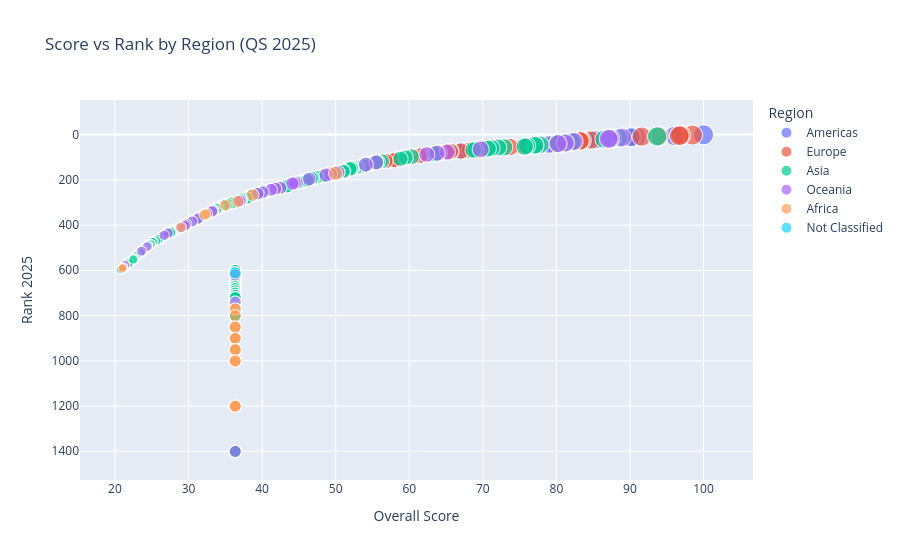

The code cell stored with this chart in its notebook:
### Markdown cell above
### Q14. Multi-variable Visualization

### Code cell
mv_df = df[['Institution_Name', 'Overall_Score', 'RANK_2025', 'Region']].dropna()
fig = px.scatter(
    mv_df, x='Overall_Score', y='RANK_2025',
    color='Region', size='Overall_Score',
    hover_name='Institution_Name',
    title='Score vs Rank by Region (QS 2025)',
    labels={'RANK_2025': 'Rank 2025', 'Overall_Score': 'Overall Score'},
    size_max=20
)
fig.update_yaxes(autorange='reversed')
fig.show()

### Figure 1 — Plotly figure (JSON) as saved in the notebook; plotly's stock layout.template omitted (floating-point values rounded to 4 significant figures; data arrays with more than 128 entries replaced by an {"elided": "..."} marker saying what was removed)
{"data": [{"hovertemplate": "<b>%{hovertext}</b><br><br>Region=Americas<br>Overall Score=%{marker.size}<br>Rank 2025=%{y}<extra></extra>", "hovertext": {"elided": "418 str values"}, "legendgroup": "Americas", "marker": {"color": "#636efa", "size": {"elided": "418 float values"}, "sizemode": "area", "sizeref": 0.25, "symbol": "circle"}, "mode": "markers", "name": "Americas", "showlegend": true, "type": "scattergl", "x": {"elided": "418 float values"}, "xaxis": "x", "y": {"elided": "418 int values"}, "yaxis": "y"}, {"hovertemplate": "<b>%{hovertext}</b><br><br>Region=Europe<br>Overall Score=%{marker.size}<br>Rank 2025=%{y}<extra></extra>", "hovertext": {"elided": "497 str values"}, "legendgroup": "Europe", "marker": {"color": "#EF553B", "size": {"elided": "497 float values"}, "sizemode": "area", "sizeref": 0.25, "symbol": "circle"}, "mode": "markers", "name": "Europe", "showlegend": true, "type": "scattergl", "x": {"elided": "497 float values"}, "xaxis": "x", "y": {"elided": "497 int values"}, "yaxis": "y"}, {"hovertemplate": "<b>%{hovertext}</b><br><br>Region=Asia<br>Overall Score=%{marker.size}<br>Rank 2025=%{y}<extra></extra>", "hovertext": {"elided": "501 str values"}, "legendgroup": "Asia", "marker": {"color": "#00cc96", "size": {"elided": "501 float values"}, "sizemode": "area", "sizeref": 0.25, "symbol": "circle"}, "mode": "markers", "name": "Asia", "showlegend": true, "type": "scattergl", "x": {"elided": "501 float values"}, "xaxis": "x", "y": {"elided": "501 int values"}, "yaxis": "y"}, {"hovertemplate": "<b>%{hovertext}</b><br><br>Region=Oceania<br>Overall Score=%{marker.size}<br>Rank 2025=%{y}<extra></extra>", "hovertext": ["The University of Melbourne", "The University of Sydney", "The University of New South Wales (UNSW Sydney)", "The Australian National University", "Monash University", "The University of Queensland", "The University of Auckland", "The University of Western Australia", "The University of Adelaide", "University of Technology Sydney", "RMIT University", "Macquarie University", "University of Wollongong", "Curtin University", "The University of Newcastle, Australia (UON)", "Deakin University", "Queensland University of Technology (QUT)", "University of Otago", "La Trobe University", "University of Waikato", "Massey University", "Victoria University of Wellington", "Griffith University", "University of Canterbury | Te Whare Wananga o Waitaha", "Swinburne University of Technology", "University of Tasmania", "Flinders University", "University of South Australia", "Lincoln University ", " Western Sydney University", "University of Southern Queensland ", "University of Canberra ", "Auckland University of Technology (AUT)", "Murdoch University", "James Cook University", "Central Queensland University (CQUniversity Australia)", "Edith Cowan University ", "Southern Cross University ", "Bond University", "Charles Darwin University ", "Victoria University ", "Charles Sturt University ", "Australian Catholic University", "University of New England Australia", "University of the Sunshine Coast ", "The University of Notre Dame, Australia"], "legendgroup": "Oceania", "marker": {"color": "#ab63fa", "size": [88.9, 87.3, 87.1, 82.4, 81.2, 80.2, 69.7, 65.2, 63.8, 62.4, 55.5, 54.1, 50.3, 49.3, 48.7, 46.4, 44.7, 44.4, 44.1, 42.5, 41.8, 41.2, 40.1, 39.4, 37.1, 37.0, 33.3, 33.2, 31.3, 30.5, 29.7, 29.5, 28.9, 27.2, 26.7, 24.4, 23.6, 21.4, 21.1, 36.35, 36.35, 36.35, 36.35, 36.35, 36.35, 36.35], "sizemode": "area", "sizeref": 0.25, "symbol": "circle"}, "mode": "markers", "name": "Oceania", "showlegend": true, "type": "scattergl", "x": [88.9, 87.3, 87.1, 82.4, 81.2, 80.2, 69.7, 65.2, 63.8, 62.4, 55.5, 54.1, 50.3, 49.3, 48.7, 46.4, 44.7, 44.4, 44.1, 42.5, 41.8, 41.2, 40.1, 39.4, 37.1, 37.0, 33.3, 33.2, 31.3, 30.5, 29.7, 29.5, 28.9, 27.2, 26.7, 24.4, 23.6, 21.4, 21.1, 36.35, 36.35, 36.35, 36.35, 36.35, 36.35, 36.35], "xaxis": "x", "y": [13, 18, 19, 30, 37, 40, 65, 77, 82, 88, 123, 133, 167, 174, 179, 197, 213, 214, 217, 235, 239, 244, 255, 261, 291, 293, 336, 340, 371, 384, 396, 403, 412, 436, 445, 495, 516, 576, 587, 621, 741, 851, 901, 1001, 1001, 1401], "yaxis": "y"}, {"hovertemplate": "<b>%{hovertext}</b><br><br>Region=Africa<br>Overall Score=%{marker.size}<br>Rank 2025=%{y}<extra></extra>", "hovertext": ["University of Cape Town", "University of Witwatersrand", "Stellenbosch University", "University of Johannesburg", "Cairo University", "University of Pretoria", "The American University in Cairo", "University of Kwazulu-Natal", "Ain Shams University ", "Addis Ababa University", "Université de Tunis El Manar", "Alexandria University ", "North-West University", "University of Ghana", "University of South Africa", "Future University in Egypt", "Makerere University", "University of Nairobi", "Mansoura University", "Rhodes University ", "University of the Western Cape", "Al-Azhar University", "Arab Academy for Science, Technology and Maritime Transport", "Assiut University ", "Université de Sfax", "Université de Sousse", "Université de Tunis", "Université Mohammed V de Rabat", "University of Ibadan", "University of Khartoum", "University of Lagos", "University of the Free State", "British University in Egypt", "German University in Cairo", "Helwan University ", "Kenyatta University", "Kwame Nkrumah University of Science and Technology", "Suez Canal University", "Tanta University ", "Zagazig University"], "legendgroup": "Africa", "marker": {"color": "#FFA15A", "size": [50.0, 38.7, 36.7, 35.0, 32.5, 32.2, 29.0, 21.1, 21.0, 36.35, 36.35, 36.35, 36.35, 36.35, 36.35, 36.35, 36.35, 36.35, 36.35, 36.35, 36.35, 36.35, 36.35, 36.35, 36.35, 36.35, 36.35, 36.35, 36.35, 36.35, 36.35, 36.35, 36.35, 36.35, 36.35, 36.35, 36.35, 36.35, 36.35, 36.35], "sizemode": "area", "sizeref": 0.25, "symbol": "circle"}, "mode": "markers", "name": "Africa", "showlegend": true, "type": "scattergl", "x": [50.0, 38.7, 36.7, 35.0, 32.5, 32.2, 29.0, 21.1, 21.0, 36.35, 36.35, 36.35, 36.35, 36.35, 36.35, 36.35, 36.35, 36.35, 36.35, 36.35, 36.35, 36.35, 36.35, 36.35, 36.35, 36.35, 36.35, 36.35, 36.35, 36.35, 36.35, 36.35, 36.35, 36.35, 36.35, 36.35, 36.35, 36.35, 36.35, 36.35], "xaxis": "x", "y": [171, 267, 296, 312, 350, 354, 410, 587, 592, 771, 771, 801, 851, 851, 851, 901, 901, 901, 951, 951, 951, 1001, 1001, 1001, 1001, 1001, 1001, 1001, 1001, 1001, 1001, 1001, 1201, 1201, 1201, 1201, 1201, 1201, 1201, 1201], "yaxis": "y"}, {"hovertemplate": "<b>%{hovertext}</b><br><br>Region=Not Classified<br>Overall Score=%{marker.size}<br>Rank 2025=%{y}<extra></extra>", "hovertext": ["Eastern Mediterranean University"], "legendgroup": "Not Classified", "marker": {"color": "#19d3f3", "size": [36.35], "sizemode": "area", "sizeref": 0.25, "symbol": "circle"}, "mode": "markers", "name": "Not Classified", "showlegend": true, "type": "scattergl", "x": [36.35], "xaxis": "x", "y": [611], "yaxis": "y"}], "layout": {"legend": {"itemsizing": "constant", "title": {"text": "Region"}, "tracegroupgap": 0}, "title": {"text": "Score vs Rank by Region (QS 2025)"}, "xaxis": {"anchor": "y", "domain": [0, 1], "title": {"text": "Overall Score"}}, "yaxis": {"anchor": "x", "autorange": "reversed", "domain": [0, 1], "title": {"text": "Rank 2025"}}}}
